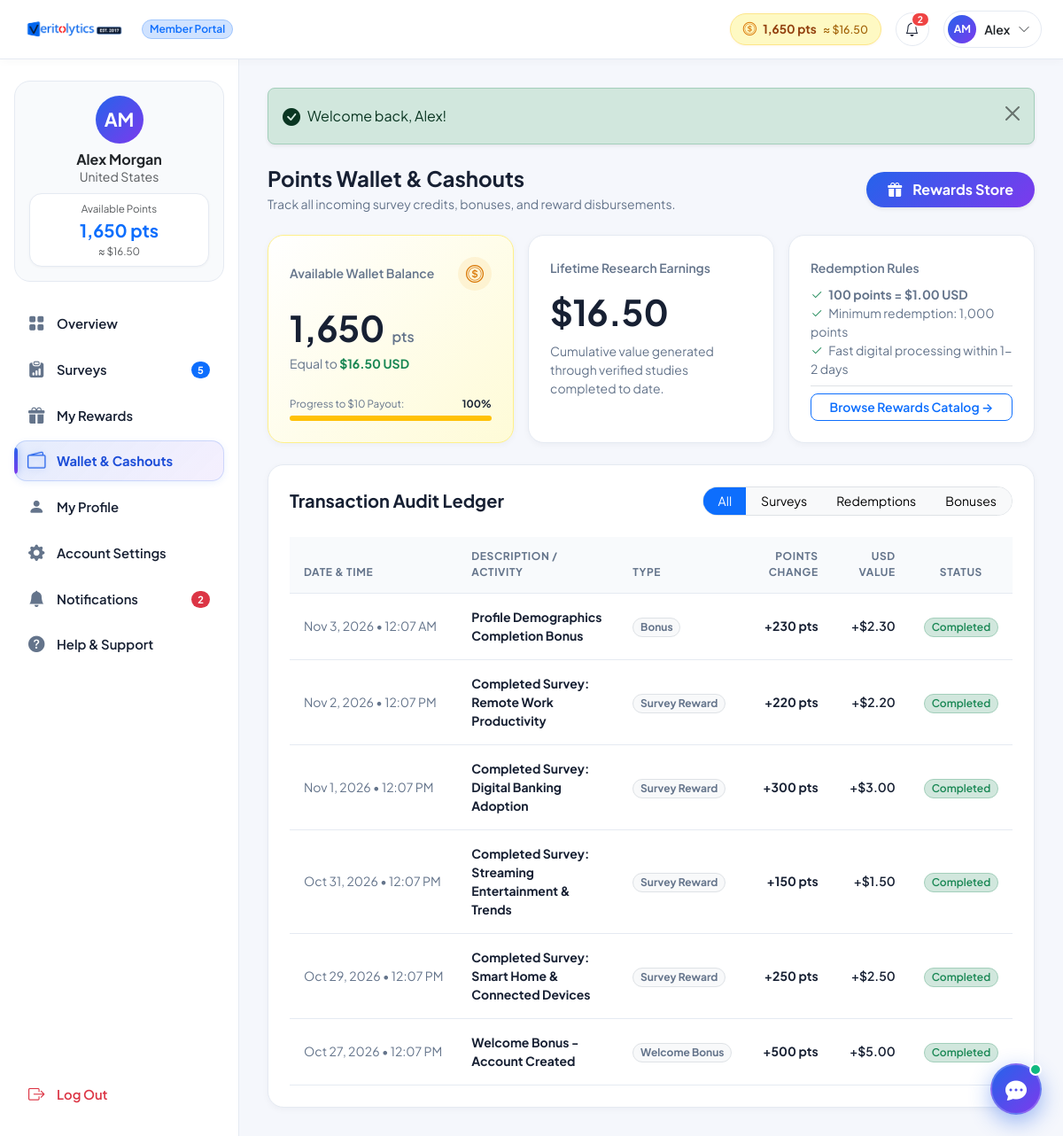
The page /member/wallet.php (signed in) on the database its author committed.
### tables this page shows
CREATE TABLE `users` (
  `id` INT AUTO_INCREMENT PRIMARY KEY,
  `first_name` VARCHAR(100) NOT NULL,
  `last_name` VARCHAR(100) NOT NULL,
  `email` VARCHAR(191) NOT NULL UNIQUE,
  `pending_email` VARCHAR(191) DEFAULT NULL,
  `email_verification_token` VARCHAR(255) DEFAULT NULL,
  `email_verification_expires_at` DATETIME DEFAULT NULL,
  `password_hash` VARCHAR(255) NOT NULL,
  `country` VARCHAR(100) NOT NULL DEFAULT 'United States',
  `state` VARCHAR(100) DEFAULT NULL,
  `city` VARCHAR(100) DEFAULT NULL,
  `phone` VARCHAR(50) DEFAULT NULL,
  `date_of_birth` DATE DEFAULT NULL,
  `gender` VARCHAR(50) DEFAULT NULL,
  `avatar` VARCHAR(255) DEFAULT NULL,
  `employment_status` VARCHAR(100) DEFAULT NULL,
  `annual_income` VARCHAR(100) DEFAULT NULL,
  `education_level` VARCHAR(100) DEFAULT NULL,
  `role` ENUM('member', 'admin') NOT NULL DEFAULT 'member',
  `status` ENUM('active', 'suspended', 'pending') NOT NULL DEFAULT 'active',
  `balance_points` INT NOT NULL DEFAULT 0,
  `lifetime_earnings_usd` DECIMAL(10,2) NOT NULL DEFAULT 0.00,
  `completed_surveys_count` INT NOT NULL DEFAULT 0,
  `profile_completion_pct` INT NOT NULL DEFAULT 35,
  `notification_preferences` TEXT DEFAULT NULL,
  `reset_token` VARCHAR(255) DEFAULT NULL,
  `reset_expires_at` DATETIME DEFAULT NULL,
  `deleted_at` DATETIME DEFAULT NULL,
  `created_at` TIMESTAMP DEFAULT CURRENT_TIMESTAMP,
  `updated_at` TIMESTAMP DEFAULT CURRENT_TIMESTAMP ON UPDATE CURRENT_TIMESTAMP,
  INDEX `idx_users_email` (`email`),
  INDEX `idx_users_role` (`role`),
  INDEX `idx_users_status` (`status`),
  INDEX `idx_users_deleted` (`deleted_at`)
);

CREATE TABLE `transactions` (
  `id` INT AUTO_INCREMENT PRIMARY KEY,
  `user_id` INT NOT NULL,
  `type` ENUM('welcome_bonus', 'survey_reward', 'redemption', 'bonus', 'adjustment') NOT NULL,
  `title` VARCHAR(255) NOT NULL,
  `points` INT NOT NULL,
  `amount_usd` DECIMAL(10,2) NOT NULL,
  `status` ENUM('pending', 'completed', 'cancelled') NOT NULL DEFAULT 'completed',
  `created_at` TIMESTAMP DEFAULT CURRENT_TIMESTAMP,
  INDEX `idx_tx_user` (`user_id`),
  INDEX `idx_tx_type` (`type`),
  CONSTRAINT `fk_tx_user` FOREIGN KEY (`user_id`) REFERENCES `users`(`id`) ON DELETE CASCADE
);

### member/wallet.php (the view, shortened to what the rows shown need)
<?php
require_once __DIR__ . '/../includes/functions.php';
require_once __DIR__ . '/../includes/auth_check.php';
$user = require_login();
$db = get_db();
$sql = "SELECT * FROM transactions WHERE user_id = :uid";
$params = [':uid' => $user['id']];
$sql .= " ORDER BY created_at DESC";
$stmt = $db->prepare($sql);
$stmt->execute($params);
$transactions = $stmt->fetchAll();
$minThreshold = MIN_REDEMPTION_POINTS;
$progressPct = min(100, round(($user['balance_points'] / $minThreshold) * 100));
require_once __DIR__ . '/../includes/member_header.php';
?>
<div class="portal-wrapper">
    <?php require_once __DIR__ . '/../includes/member_sidebar.php'; ?>
    <div class="portal-main">
        <div class="row g-3 mb-4">
            <div class="col-lg-4 col-md-6">
                <div class="card card-vy border-0 shadow-sm p-4 h-100 bg-white" style="background: linear-gradient(135deg, #FFFFFF 0%, #FEF9C3 150%); border: 1px solid #FEF08A !important;">
                    <div class="d-flex align-items-baseline gap-2 mt-1">
                        <span class="fs-1 fw-bold text-dark"><?= number_format($user['balance_points']) ?></span>
                        <span class="text-muted fw-semibold">pts</span>
                    </div>
                    <div class="text-muted small mb-3">
                        Equal to <strong class="text-success"><?= format_currency($user['balance_points'] / POINTS_PER_USD) ?> USD</strong>
                    </div>
                    <div class="mt-auto">
                        <div class="d-flex justify-content-between text-muted small mb-1" style="font-size: 0.725rem;">
                            <span>Progress to $10 Payout:</span>
                            <span class="fw-bold text-dark"><?= $progressPct ?>%</span>
                        </div>
                    </div>
                </div>
            </div>
            <div class="col-lg-4 col-md-6">
                <div class="metric-card h-100">
                    <span class="text-muted small fw-semibold">Lifetime Research Earnings</span>
                    <div class="fs-1 fw-bold text-dark mt-2 mb-1">
                        <?= format_currency($user['lifetime_earnings_usd']) ?>
                    </div>
                    <p class="text-muted small mb-0">Cumulative value generated through verified studies completed to date.</p>
                </div>
            </div>
        </div>
        <div class="card card-vy border-0 shadow-sm p-4">
            <?php if (empty($transactions)): ?>
                <div class="text-center py-5 text-muted">
                    <i class="bi bi-receipt-cutoff fs-1 opacity-50 mb-2"></i>
                    <p class="mb-0">No transactions found under this category filter.</p>
                </div>
            <?php else: ?>
                <div class="table-responsive">
                    <table class="table table-hover align-middle mb-0">
                        <thead class="table-light small text-muted">
                            <tr>
                                <th>Date & Time</th>
                                <th>Description / Activity</th>
                                <th>Type</th>
                                <th class="text-end">Points Change</th>
                                <th class="text-end">USD Value</th>
                                <th class="text-center">Status</th>
                            </tr>
                        </thead>
                        <tbody>
                            <?php foreach ($transactions as $t): ?>
                                <tr>
                                    <td class="small text-muted text-nowrap">
                                        <?= date('M j, Y • g:i A', strtotime($t['created_at'])) ?>
                                    </td>
                                    <td>
                                        <div class="fw-bold text-dark small"><?= e($t['title']) ?></div>
                                    </td>
                                    <td>
                                        <span class="badge bg-light text-secondary border rounded-pill px-2.5 py-1 small text-capitalize">
                                            <?= str_replace('_', ' ', e($t['type'])) ?>
                                        </span>
                                    </td>
                                    <td class="text-end fw-bold small <?= $t['points'] >= 0 ? 'text-success' : 'text-danger' ?>">
                                        <?= $t['points'] >= 0 ? '+' : '' ?><?= number_format($t['points']) ?> pts
                                    </td>
                                    <td class="text-end small fw-semibold text-dark">
                                        <?= $t['amount_usd'] >= 0 ? '+' : '' ?><?= format_currency($t['amount_usd']) ?>
                                    </td>
                                    <td class="text-center">
                                        <?php
                                        $badgeClass = match($t['status']) {
                                            'completed' => 'bg-success-subtle text-success border-success-subtle',
                                            'cancelled' => 'bg-danger-subtle text-danger border-danger-subtle',
                                            default => 'bg-warning-subtle text-warning-emphasis border-warning-subtle'
                                        };
                                        ?>
                                        <span class="badge <?= $badgeClass ?> border rounded-pill px-2.5 py-1 small fw-semibold text-capitalize">
                                            <?= e($t['status']) ?>
                                        </span>
                                    </td>
                                </tr>
                            <?php endforeach; ?>
                        </tbody>
                    </table>
                </div>
            <?php endif; ?>
        </div>
<?php require_once __DIR__ . '/../includes/member_footer.php'; ?>

### includes/member_header.php (shortened to what the rows shown need)
<?php
require_once __DIR__ . '/functions.php';
require_once __DIR__ . '/auth_check.php';
$user = require_login();
?>
<!DOCTYPE html>
<html lang="en">
<head>
    <link href="https://cdn.jsdelivr.net/npm/bootstrap@5.3.3/dist/css/bootstrap.min.css" rel="stylesheet">
    <link rel="stylesheet" href="https://cdn.jsdelivr.net/npm/bootstrap-icons@1.11.3/font/bootstrap-icons.min.css">
    <link rel="stylesheet" href="<?= BASE_URL ?>/assets/css/style.css">
</head>
<body class="portal-body">
<header class="navbar navbar-expand member-portal-header sticky-top px-3 py-2">
    <div class="container-fluid px-2">
        <div class="d-flex align-items-center gap-3 ms-auto">
            <a href="<?= BASE_URL ?>/member/wallet.php" class="header-wallet-badge text-decoration-none" title="Points Wallet & Cashouts">
                <i class="bi bi-coin"></i>
                <span><?= format_points($user['balance_points']) ?></span>
                <span class="wallet-usd">≈ <?= format_currency($user['balance_points'] / POINTS_PER_USD) ?></span>
            </a>
            <div class="dropdown">
                <button class="header-user-btn" type="button" id="userMenuBtn" data-bs-toggle="dropdown" aria-expanded="false">
                    <?= user_avatar_html($user, 32) ?>
                    <span class="fw-semibold small d-none d-sm-inline text-dark"><?= e($user['first_name']) ?></span>
                    <i class="bi bi-chevron-down small text-muted"></i>
                </button>
            </div>
        </div>
    </div>
</header>

### includes/functions.php (shortened to what the rows shown need)
<?php
function e(?string $string): string {
    return htmlspecialchars($string ?? '', ENT_QUOTES, 'UTF-8');
}
function format_points(int $points): string {
    return number_format($points) . ' pts';
}
function format_currency(float|int $amount): string {
    return '$' . number_format($amount, 2);
}
function user_avatar_html(array $user, int $size = 40, string $extraClass = ''): string {
    $initials = strtoupper(substr($user['first_name'] ?? 'U', 0, 1) . substr($user['last_name'] ?? '', 0, 1));
    $fontSize = max(11, round($size * 0.38));
    return '<div class="rounded-circle bg-gradient-royal text-white fw-bold d-flex align-items-center justify-content-center shadow-xs ' . $extraClass . '" style="width: ' . $size . 'px; height: ' . $size . 'px; font-size: ' . $fontSize . 'px; flex-shrink: 0;">' . e($initials) . '</div>';
}

### includes/member_sidebar.php (shortened to what the rows shown need)
<?php
require_once __DIR__ . '/functions.php';
?>
<aside class="portal-sidebar d-none d-lg-flex">
    <div class="sidebar-user-card p-3 mb-4 text-center">
        <?= user_avatar_html($user, 54, 'mx-auto mb-2') ?>
        <h6 class="fw-bold mb-0 text-dark"><?= e($user['first_name'] . ' ' . $user['last_name']) ?></h6>
        <small class="text-muted mb-2 d-block"><?= e(!empty($user['city']) ? ($user['city'] . ', ' . $user['country']) : $user['country']) ?></small>
        <div class="sidebar-balance-box p-2 mt-1">
            <span class="text-muted d-block small" style="font-size: 0.725rem;">Available Points</span>
            <span class="fw-bold fs-5 text-primary"><?= format_points($user['balance_points']) ?></span>
            <span class="d-block text-muted small" style="font-size: 0.725rem;">≈ <?= format_currency($user['balance_points'] / POINTS_PER_USD) ?></span>
        </div>
    </div>
</aside>

### rows shown on the page
users: balance_points "1,650 pts", format_currency($user['balance_points']/POINTS_PER_USD) "$16.50", initials "AM AM", first_name "Alex", first_name+last_name "Alex Morgan", country "United States", balance_points "1,650", balance_points "100", lifetime_earnings_usd "$16.50"
transactions: created_at "Nov 3, 2026 • 12:07 AM", title "Profile Demographics Completion Bonus", type "Bonus", points "230", amount_usd "$2.30", status "Completed"
transactions: created_at "Nov 2, 2026 • 12:07 PM", title "Completed Survey: Remote Work Productivity", type "Survey Reward", points "220", amount_usd "$2.20", status "Completed"
transactions: created_at "Nov 1, 2026 • 12:07 PM", title "Completed Survey: Digital Banking Adoption", type "Survey Reward", points "300", amount_usd "$3.00", status "Completed"
transactions: created_at "Oct 31, 2026 • 12:07 PM", title "Completed Survey: Streaming Entertainment & Trends", type "Survey Reward", points "150", amount_usd "$1.50", status "Completed"
transactions: created_at "Oct 29, 2026 • 12:07 PM", title "Completed Survey: Smart Home & Connected Devices", type "Survey Reward", points "250", amount_usd "$2.50", status "Completed"
transactions: created_at "Oct 27, 2026 • 12:07 PM", title "Welcome Bonus - Account Created", type "Welcome Bonus", points "500", amount_usd "$5.00", status "Completed"

### other values the page prints
$unreadCount "2"
$activeSurveysCount "5"
$sidebarUnreadCount "2"
$msg "Welcome back, Alex!"
